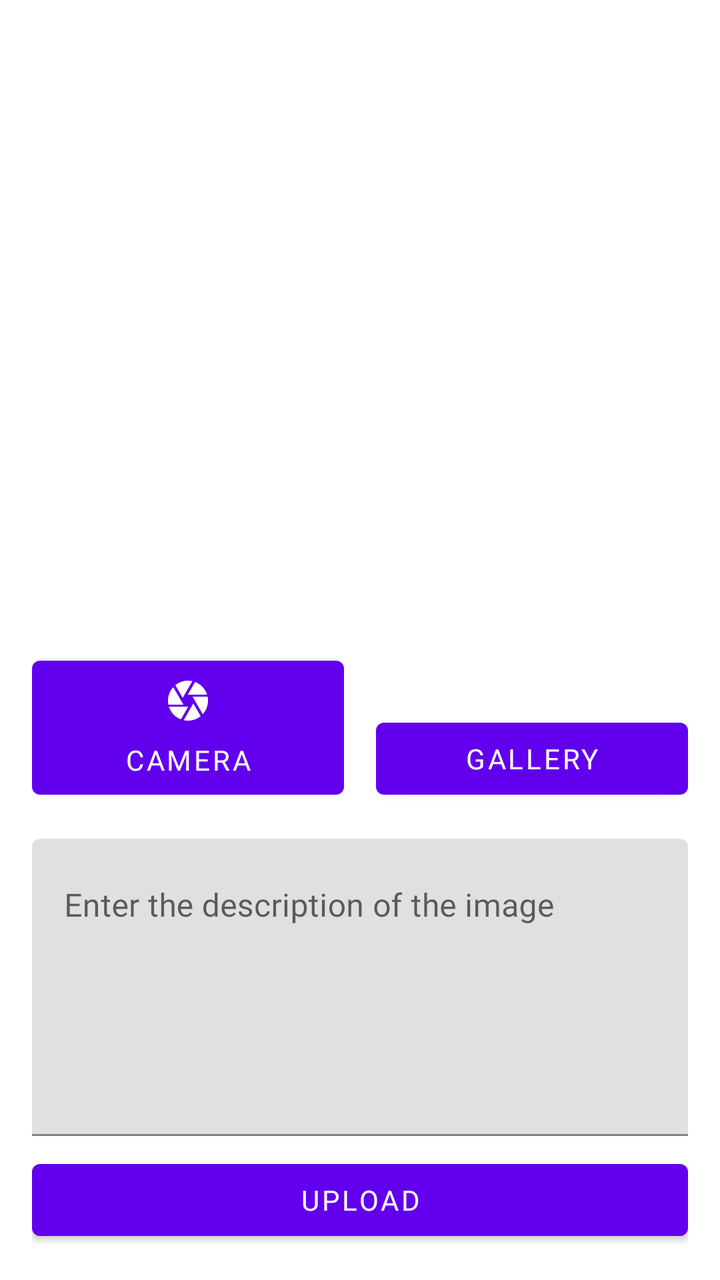
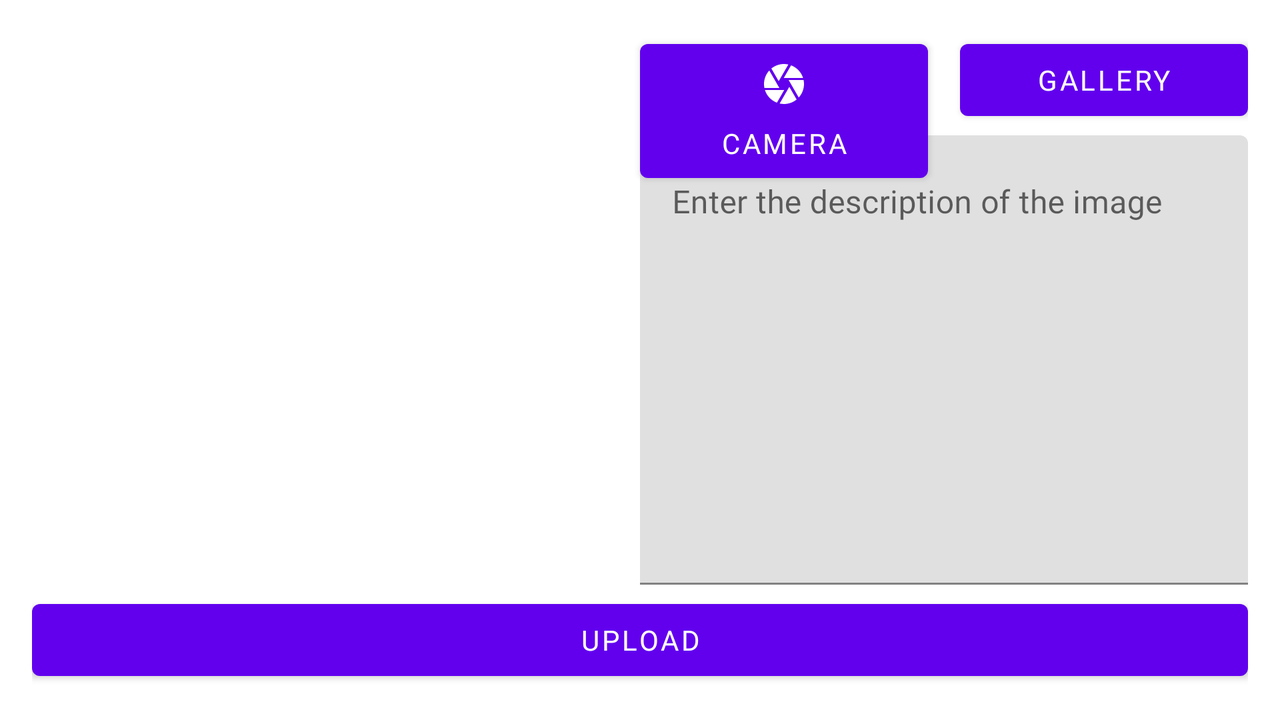

One screen, two layout resources from the same app: the default and the repository's alternative for another configuration. Each is rendered where Android would select it; the XML of both is given below.
<!-- AndroidManifest.xml: application theme Theme.StorySubmission -->
<!-- res/layout/fragment_add_story.xml -->
<?xml version="1.0" encoding="utf-8"?>
<androidx.constraintlayout.widget.ConstraintLayout xmlns:android="http://schemas.android.com/apk/res/android"
    xmlns:app="http://schemas.android.com/apk/res-auto"
    android:layout_width="match_parent"
    android:layout_height="match_parent"
    android:padding="@dimen/density16">

    <com.google.android.material.progressindicator.LinearProgressIndicator
        android:id="@+id/progressIndicator"
        android:layout_width="match_parent"
        android:layout_height="wrap_content"
        android:indeterminate="true"
        android:visibility="gone"
        app:layout_constraintEnd_toEndOf="parent"
        app:layout_constraintStart_toStartOf="parent"
        app:layout_constraintTop_toTopOf="parent" />

    <ImageView
        android:id="@+id/img_preview"
        android:layout_width="@dimen/density0"
        android:layout_height="@dimen/density0"
        android:contentDescription="@string/txt_image_desc"
        android:layout_marginBottom="@dimen/density16"
        android:scaleType="centerCrop"
        app:layout_constraintBottom_toTopOf="@+id/btn_camera"
        app:layout_constraintEnd_toEndOf="parent"
        app:layout_constraintStart_toStartOf="parent"
        app:layout_constraintTop_toTopOf="parent"
        app:layout_constraintVertical_bias="1.0"
        app:srcCompat="@drawable/ic_launcher_background" />

    <Button
        android:id="@+id/btn_camera"
        android:layout_width="@dimen/density0"
        android:layout_height="wrap_content"
        android:layout_marginEnd="@dimen/density8"
        android:layout_marginBottom="@dimen/density16"
        android:drawableTop="@drawable/ic_camera"
        android:padding="@dimen/density8"
        android:fontFamily="@font/mulish_semibold_600"
        android:text="@string/txt_camera"
        android:contentDescription="@string/txt_btn_camera_desc"
        android:textColor="@color/bw_100"
        app:layout_constraintBottom_toTopOf="@+id/tf_desc"
        app:layout_constraintEnd_toStartOf="@+id/guideline"
        app:layout_constraintStart_toStartOf="parent" />

    <androidx.constraintlayout.widget.Guideline
        android:id="@+id/guideline"
        android:layout_width="wrap_content"
        android:layout_height="wrap_content"
        android:orientation="vertical"
        app:layout_constraintGuide_percent="0.5" />

    <Button
        android:id="@+id/btn_gallery"
        android:layout_width="@dimen/density0"
        android:layout_height="wrap_content"
        android:layout_marginStart="@dimen/density8"
        android:layout_marginBottom="@dimen/density16"
        android:drawableTop="@drawable/ic_galery"
        android:padding="@dimen/density8"
        android:fontFamily="@font/mulish_semibold_600"
        android:text="@string/txt_galery"
        android:contentDescription="@string/txt_btn_gallery_desc"
        android:textColor="@color/bw_100"
        app:layout_constraintBottom_toTopOf="@+id/tf_desc"
        app:layout_constraintEnd_toEndOf="parent"
        app:layout_constraintStart_toStartOf="@+id/guideline" />

    <com.google.android.material.textfield.TextInputLayout
        android:id="@+id/tf_desc"
        style="@style/Widget.MaterialComponents.TextInputLayout.FilledBox.Dense"
        android:layout_width="@dimen/density0"
        android:layout_height="wrap_content"
        android:layout_marginBottom="@dimen/density8"
        android:contentDescription="@string/txt_column_desc"
        app:layout_constraintBottom_toTopOf="@+id/btn_upload"
        app:layout_constraintEnd_toEndOf="parent"
        app:layout_constraintStart_toStartOf="parent">

        <com.google.android.material.textfield.TextInputEditText
            android:id="@+id/edt_desc"
            android:layout_width="match_parent"
            android:layout_height="wrap_content"
            android:gravity="top|start"
            android:hint="@string/txt_desc_image"
            android:fontFamily="@font/mulish_semibold_600"
            android:inputType="textMultiLine"
            android:lines="6"
            android:maxLines="6"
            android:scrollbars="vertical" />

    </com.google.android.material.textfield.TextInputLayout>

    <Button
        android:id="@+id/btn_upload"
        android:layout_width="@dimen/density0"
        android:layout_height="wrap_content"
        android:text="@string/txt_upload"
        android:contentDescription="@string/txt_btn_upload_desc"
        android:textColor="@color/bw_100"
        android:padding="@dimen/density8"
        android:fontFamily="@font/mulish_semibold_600"
        app:layout_constraintBottom_toBottomOf="parent"
        app:layout_constraintEnd_toEndOf="parent"
        app:layout_constraintStart_toStartOf="parent" />
</androidx.constraintlayout.widget.ConstraintLayout>
<!-- resources referenced by this layout -->
<resources>
  <color name="bw_100">#FFFFFF</color>
  <dimen name="density0">0dp</dimen>
  <dimen name="density16">16dp</dimen>
  <dimen name="density8">8dp</dimen>
  <!-- drawable ic_camera (drawable) -->
  <vector android:height="24dp"
      android:tint="#FFFFFF"
      android:viewportHeight="24"
      android:viewportWidth="24"
      android:width="24dp"
      xmlns:android="http://schemas.android.com/apk/res/android">
      <path
          android:fillColor="@android:color/white"
          android:pathData="M9.4,10.5l4.77,-8.26C13.47,2.09 12.75,2 12,2c-2.4,0 -4.6,0.85 -6.32,2.25l3.66,6.35 0.06,-0.1zM21.54,9c-0.92,-2.92 -3.15,-5.26 -6,-6.34L11.88,9h9.66zM21.8,10h-7.49l0.29,0.5 4.76,8.25C21,16.97 22,14.61 22,12c0,-0.69 -0.07,-1.35 -0.2,-2zM8.54,12l-3.9,-6.75C3.01,7.03 2,9.39 2,12c0,0.69 0.07,1.35 0.2,2h7.49l-1.15,-2zM2.46,15c0.92,2.92 3.15,5.26 6,6.34L12.12,15L2.46,15zM13.73,15l-3.9,6.76c0.7,0.15 1.42,0.24 2.17,0.24 2.4,0 4.6,-0.85 6.32,-2.25l-3.66,-6.35 -0.93,1.6z" />
  </vector>
  <string name="txt_btn_camera_desc">Button Camera</string>
  <string name="txt_btn_gallery_desc">Button Gallery</string>
  <string name="txt_btn_upload_desc">Button Upload</string>
  <string name="txt_camera">Camera</string>
  <string name="txt_column_desc">The description of related images to which it is attached</string>
  <string name="txt_desc_image">Enter the description of the image</string>
  <string name="txt_galery">Gallery</string>
  <string name="txt_image_desc">Showing images</string>
  <string name="txt_upload">Upload</string>
  <style name="Theme.StorySubmission" parent="Theme.MaterialComponents.DayNight.DarkActionBar">
          
          <item name="colorPrimary">@color/purple_500</item>
          <item name="colorPrimaryVariant">@color/purple_700</item>
          <item name="colorOnPrimary">@color/bw_100</item>
          
          <item name="colorSecondary">@color/teal_200</item>
          <item name="colorSecondaryVariant">@color/teal_700</item>
          <item name="colorOnSecondary">@color/black</item>
          
          <item name="android:statusBarColor">?attr/colorPrimaryVariant</item>
          
      </style>
  <color name="purple_500">#FF6200EE</color>
  <color name="purple_700">#FF3700B3</color>
  <color name="teal_200">#FF03DAC5</color>
  <color name="teal_700">#FF018786</color>
  <color name="black">#FF000000</color>
</resources>
<!-- res/layout-land/fragment_add_story.xml (the repository's variant of the layout above) -->
<!-- drawn on the phone turned sideways -->
<?xml version="1.0" encoding="utf-8"?>
<androidx.constraintlayout.widget.ConstraintLayout xmlns:android="http://schemas.android.com/apk/res/android"
    xmlns:app="http://schemas.android.com/apk/res-auto"
    android:layout_width="match_parent"
    android:layout_height="match_parent"
    android:padding="@dimen/density16">

    <com.google.android.material.progressindicator.LinearProgressIndicator
        android:id="@+id/progressIndicator"
        android:layout_width="match_parent"
        android:layout_height="wrap_content"
        android:indeterminate="true"
        android:visibility="gone"
        app:layout_constraintEnd_toEndOf="parent"
        app:layout_constraintStart_toStartOf="parent"
        app:layout_constraintTop_toTopOf="parent" />

    <ImageView
        android:id="@+id/img_preview"
        android:layout_width="@dimen/density0"
        android:layout_height="@dimen/density0"
        android:layout_marginBottom="@dimen/density8"
        android:layout_marginEnd="@dimen/density16"
        android:contentDescription="@string/txt_image_desc"
        android:scaleType="centerCrop"
        app:layout_constraintEnd_toStartOf="@id/guideline"
        app:layout_constraintBottom_toTopOf="@+id/btn_upload"
        app:layout_constraintStart_toStartOf="parent"
        app:layout_constraintTop_toTopOf="parent"
        app:layout_constraintVertical_bias="1.0"
        app:srcCompat="@drawable/ic_launcher_background" />

    <androidx.constraintlayout.widget.Guideline
        android:id="@+id/guideline"
        android:layout_width="wrap_content"
        android:layout_height="wrap_content"
        android:orientation="vertical"
        app:layout_constraintGuide_percent="0.5" />

    <Button
        android:id="@+id/btn_camera"
        android:layout_width="@dimen/density0"
        android:layout_height="wrap_content"
        android:layout_marginEnd="@dimen/density8"
        android:drawableTop="@drawable/ic_camera"
        android:padding="@dimen/density8"
        android:fontFamily="@font/mulish_semibold_600"
        android:text="@string/txt_camera"
        android:contentDescription="@string/txt_btn_camera_desc"
        android:textColor="@color/bw_100"
        app:layout_constraintTop_toTopOf="parent"
        app:layout_constraintEnd_toStartOf="@id/guideline_btn"
        app:layout_constraintStart_toEndOf="@+id/guideline" />

    <androidx.constraintlayout.widget.Guideline
        android:id="@+id/guideline_btn"
        android:layout_width="wrap_content"
        android:layout_height="wrap_content"
        android:orientation="vertical"
        app:layout_constraintGuide_percent="0.75" />

    <Button
        android:id="@+id/btn_gallery"
        android:layout_width="@dimen/density0"
        android:layout_height="wrap_content"
        android:layout_marginStart="@dimen/density8"
        android:drawableTop="@drawable/ic_galery"
        android:padding="@dimen/density8"
        android:contentDescription="@string/txt_btn_gallery_desc"
        android:fontFamily="@font/mulish_semibold_600"
        android:text="@string/txt_galery"
        android:textColor="@color/bw_100"
        app:layout_constraintEnd_toEndOf="parent"
        app:layout_constraintTop_toTopOf="parent"
        app:layout_constraintStart_toEndOf="@id/guideline_btn" />

    <com.google.android.material.textfield.TextInputLayout
        android:id="@+id/tf_desc"
        style="@style/Widget.MaterialComponents.TextInputLayout.FilledBox.Dense"
        android:layout_width="@dimen/density0"
        android:layout_height="wrap_content"
        android:contentDescription="@string/txt_column_desc"
        app:layout_constraintBottom_toTopOf="@+id/btn_upload"
        app:layout_constraintTop_toBottomOf="@id/btn_gallery"
        app:layout_constraintEnd_toEndOf="parent"
        app:layout_constraintStart_toEndOf="@id/guideline">

        <com.google.android.material.textfield.TextInputEditText
            android:id="@+id/edt_desc"
            android:layout_width="match_parent"
            android:layout_height="wrap_content"
            android:gravity="top|start"
            android:hint="@string/txt_desc_image"
            android:fontFamily="@font/mulish_semibold_600"
            android:inputType="textMultiLine"
            android:lines="10"
            android:maxLines="6"
            android:scrollbars="vertical" />

    </com.google.android.material.textfield.TextInputLayout>

    <Button
        android:id="@+id/btn_upload"
        android:layout_width="@dimen/density0"
        android:layout_height="wrap_content"
        android:text="@string/txt_upload"
        android:contentDescription="@string/txt_btn_upload_desc"
        android:textColor="@color/bw_100"
        android:padding="@dimen/density8"
        android:fontFamily="@font/mulish_semibold_600"
        app:layout_constraintBottom_toBottomOf="parent"
        app:layout_constraintEnd_toEndOf="parent"
        app:layout_constraintStart_toStartOf="parent" />
</androidx.constraintlayout.widget.ConstraintLayout>
